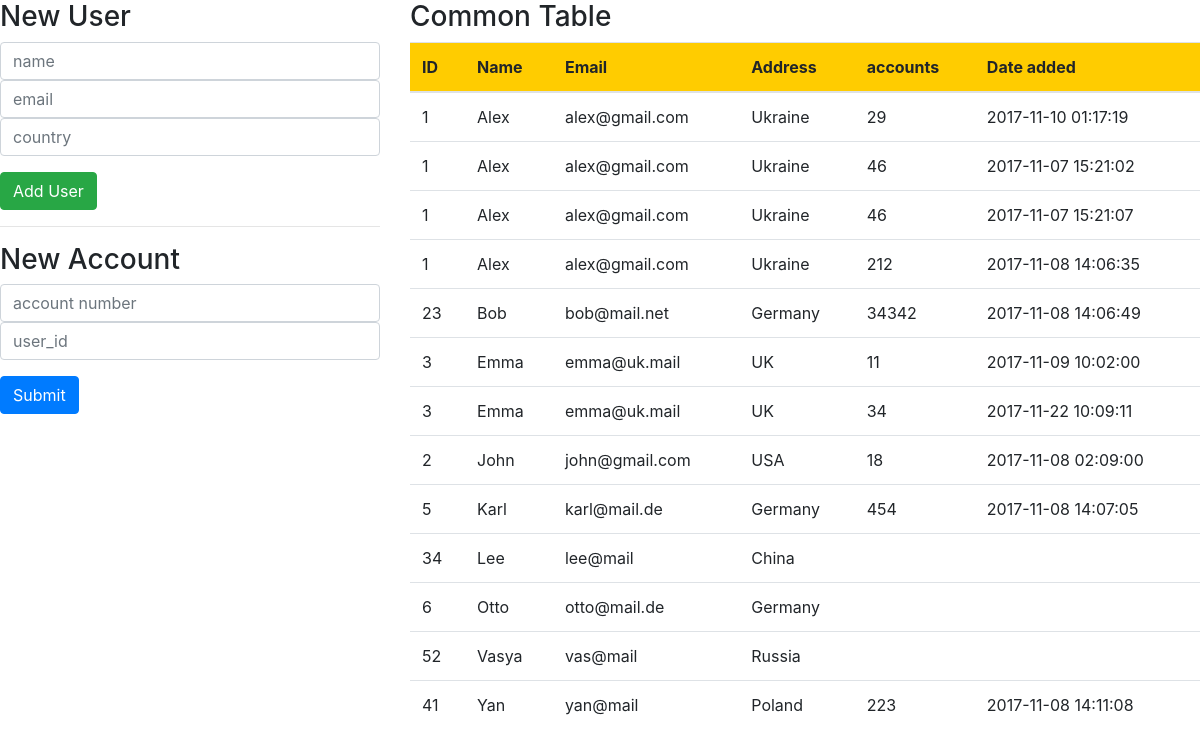
The page / on the database its author committed.
### tables this page shows
CREATE TABLE `accounts` (
  `id` int(11) NOT NULL,
  `account` int(11) NOT NULL,
  `user_id` int(11) NOT NULL,
  `added` timestamp NOT NULL DEFAULT CURRENT_TIMESTAMP ON UPDATE CURRENT_TIMESTAMP
);

CREATE TABLE `users` (
  `id` int(11) NOT NULL,
  `usr_name` varchar(256) NOT NULL,
  `usr_email` varchar(256) NOT NULL,
  `usr_address` varchar(256) NOT NULL
);

### classes.php (called while the page is built, shortened)
<?php
class Main {
	public static function index()
	{
		$db = DB::getInstance();
		$query = "
		SELECT u.id, u.usr_name, u.usr_email, u.usr_address, a.account, a.added AS date
		FROM users u
		LEFT JOIN accounts a ON u.id = a.user_id
		ORDER BY u.usr_name ASC
		";
        return $db->query($query)->fetch_all(MYSQLI_ASSOC);
	}
}
$objMain = new Main;
$users = $objMain->index();

### index.php (the view, shortened to what this page needs)
<?php include 'classes.php'; ?>
<!doctype html>
<html lang="en">
  <head>
    <link rel="stylesheet" href="https://maxcdn.bootstrapcdn.com/bootstrap/4.0.0-beta.2/css/bootstrap.min.css">
  </head>
  <body>
		<div class="row">
		  	<div class="col-4">
				<h3>New User</h3>
				<form method="POST">
				  <div class="form-group">
				    <input class="form-control" type="text" id="name" name="usr_name" value="" placeholder="name" required>
				    <input class="form-control" type="email" id="email" name="usr_email"  value="" placeholder="email" required>
				    <input class="form-control" type="address" id="address" name="usr_address" value="" placeholder="country" required>
				  </div>
				  <input type="submit" class="btn btn-success" value="Add User" onclick="addUser()">
				</form>
				<hr>
				<h3>New Account</h3>
				<form method="POST">
				  <div class="form-group">
				    <input class="form-control" type="number" id="account" name="account" value="" placeholder="account number" required>
				    <input class="form-control" type="number" id="user_id" name="user_id" value="" placeholder="user_id" required>
				  </div>
				  <input type="submit" class="btn btn-primary" value="Submit" onclick="addAccount()">
				</form>
		  	</div>
		  	<div class="col-8">
				<h3>Common Table</h3>
					<table class="table">
						<thead style="background: #fc0">
					    	<tr>
							    <th scope="col">ID</th>
							     <th scope="col">Name</th>
							    <th scope="col">Email</th>
							    <th scope="col">Address</th>
							    <th scope="col">accounts</th>
								<th scope="col">Date added</th>
					    	</tr>
						<tbody>
							<?php foreach ($users as $user) { ?>
	        				<tr>
	        					<td><?php echo $user['id']?></td>
					            <td><?php echo $user['usr_name']?></td>
					            <td><?php echo $user['usr_email']?></td>
					            <td><?php echo $user['usr_address']?></td>
					            <td><?php echo $user['account']?></td>
					            <td><?php echo $user['date']?></td>
					        </tr>
					        <?php } ?>
						</tbody>
					</table>
			</div>
		</div>
  </body>
</html>

### rows shown on the page
accounts: user "1", user.usr_name "Alex", user.usr_email "alex@gmail.com", user.usr_address "Ukraine", account "29", added "2017-11-10 01:17:19"
accounts: user "1", user.usr_name "Alex", user.usr_email "alex@gmail.com", user.usr_address "Ukraine", account "46", added "2017-11-07 15:21:02"
accounts: user "1", user.usr_name "Alex", user.usr_email "alex@gmail.com", user.usr_address "Ukraine", account "46", added "2017-11-07 15:21:07"
accounts: user "1", user.usr_name "Alex", user.usr_email "alex@gmail.com", user.usr_address "Ukraine", account "212", added "2017-11-08 14:06:35"
accounts: user "23", user.usr_name "Bob", user.usr_email "bob@mail.net", user.usr_address "Germany", account "34342", added "2017-11-08 14:06:49"
accounts: user "3", user.usr_name "Emma", user.usr_email "emma@uk.mail", user.usr_address "UK", account "11", added "2017-11-09 10:02:00"
accounts: user "3", user.usr_name "Emma", user.usr_email "emma@uk.mail", user.usr_address "UK", account "34", added "2017-11-22 10:09:11"
accounts: user "2", user.usr_name "John", user.usr_email "john@gmail.com", user.usr_address "USA", account "18", added "2017-11-08 02:09:00"
accounts: user "5", user.usr_name "Karl", user.usr_email "karl@mail.de", user.usr_address "Germany", account "454", added "2017-11-08 14:07:05"
users: id "34", usr_name "Lee", usr_email "lee@mail", usr_address "China"
users: id "6", usr_name "Otto", usr_email "otto@mail.de", usr_address "Germany"
users: id "52", usr_name "Vasya", usr_email "vas@mail", usr_address "Russia"
accounts: user "41", user.usr_name "Yan", user.usr_email "yan@mail", user.usr_address "Poland", account "223", added "2017-11-08 14:11:08"
